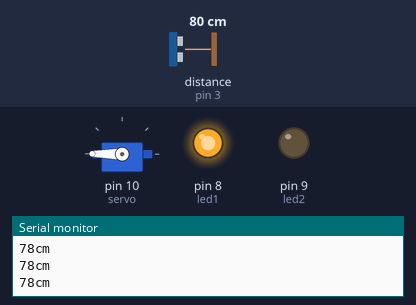
Bench run of a sketch on a simulated Arduino Uno, built with avr-gcc and run on an emulated ATmega328P. On the bench: servo, output pins drawn as LEDs (lit = HIGH), the last lines printed to the serial monitor. Wiring (inferred from the names in the program): ultrasonic range finder: trigger pin 2; echo pin 3. Inputs (shaded band) come from the test bench; at power-on: distance to the obstacle (sensor on pin 3) 80 cm. The echo pulse lasts 58.3 µs per cm; pins used as bus, display or sensor lines are not drawn.

Above: at 1.2 s.
1.3 s: distance to the obstacle (sensor on pin 3) set to 14 cm
2.8 s: distance to the obstacle (sensor on pin 3) set to 9 cm
At 3.6 s:
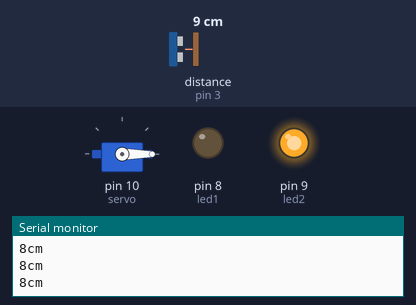
4.4 s: distance to the obstacle (sensor on pin 3) set to 18 cm
At 5.4 s:
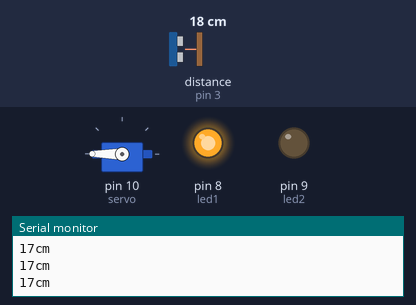
6.0 s: distance to the obstacle (sensor on pin 3) set to 2 cm
At 7.6 s:
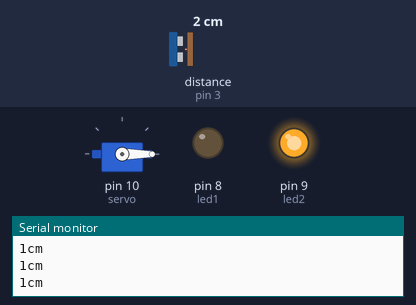
Timing chart, 0 to 8.6 s (numbered marks = the images above; inputs shaded):
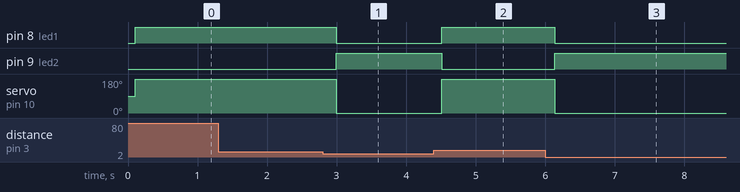

Measured:
- the behaviour switches between 12 and 11 cm on distance to the obstacle (sensor on pin 3) (found by bisection; images 0 and 1)
- after the input at 2.8 s, pin 8 (led1): HIGH → LOW after 0.19 s; pin 9 (led2): LOW → HIGH after 0.19 s; servo on pin 10 (servo): 180° → 0° after 0.19 s
- after the input at 4.4 s, pin 8 (led1): LOW → HIGH after 0.11 s; pin 9 (led2): HIGH → LOW after 0.11 s; servo on pin 10 (servo): 0° → 180° after 0.11 s
- after the input at 6.0 s, pin 8 (led1): HIGH → LOW after 0.14 s; pin 9 (led2): LOW → HIGH after 0.14 s; servo on pin 10 (servo): 180° → 0° after 0.14 s

The sketch:

S12_S1_3.ino
```cpp
#include <Servo.h>

int trigger = 2;
int echo = 3;
int led1 = 8;
int led2 = 9;
Servo servo;

long distance = 0;

void setup() {
  pinMode(trigger, OUTPUT);
  pinMode(led1, OUTPUT);
  pinMode(led2, OUTPUT);
  pinMode(echo, INPUT);
  servo.attach(10);

  Serial.begin(9600);
}

void loop() {
  // Logic of sensor HC-SR04
  digitalWrite(trigger, 1);
  delayMicroseconds(10);
  digitalWrite(trigger, 0);
  distance = pulseIn(echo, 1) * 0.017;

  // Report distance in the serial monitor
  Serial.print(distance);
  Serial.println("cm");
  delay(100);

  // Led1 logic
  if(distance > 10) {
    digitalWrite(led1, 1);
    digitalWrite(led2, 0);
    servo.write(180);
  } else {
    digitalWrite(led1, 0);
    digitalWrite(led2, 1);
    servo.write(0);
  }
}
```
